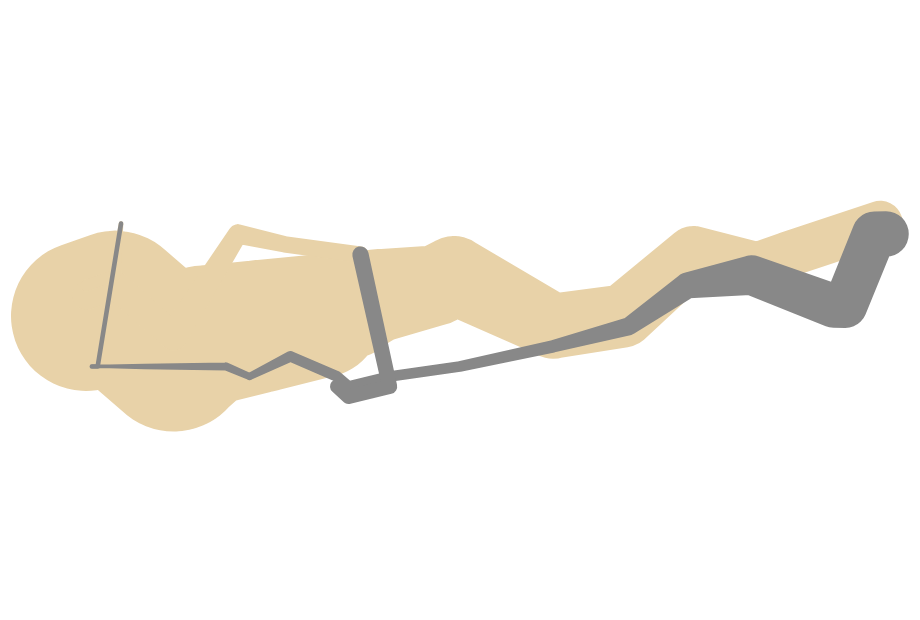

Notebook cell for this chart:
### Code cell
# use inbuilt support for geo-data
troops_chart = alt.Chart(troops).mark_trail().encode(
    longitude='long:Q',
    latitude='lat:Q',
    size=alt.Size('survivors', scale=alt.Scale(range=[1, 75]), legend=None),
    detail='group',
    color=alt.Color(
        'direction', 
        scale=alt.Scale(domain=['A', 'R'], range=['#E8D2A8','#888888']),
        legend=None
        )
    ).project(type="mercator")
troops_chart

### Figure 1 — Vega-Lite specification as saved in the notebook (floating-point values rounded to 4 significant figures)
{"config": {"view": {"continuousWidth": 400, "continuousHeight": 300}}, "data": {"name": "data-56af38f370621560624276220716fba8"}, "mark": "trail", "encoding": {"color": {"field": "direction", "legend": null, "scale": {"domain": ["A", "R"], "range": ["#E8D2A8", "#888888"]}, "type": "nominal"}, "detail": {"field": "group", "type": "quantitative"}, "latitude": {"field": "lat", "type": "quantitative"}, "longitude": {"field": "long", "type": "quantitative"}, "size": {"field": "survivors", "legend": null, "scale": {"range": [1, 75]}, "type": "quantitative"}}, "projection": {"type": "mercator"}, "$schema": "https://vega.github.io/schema/vega-lite/v4.17.0.json", "datasets": {"data-56af38f370621560624276220716fba8": [{"long": 24.0, "lat": 54.9, "survivors": 340000, "direction": "A", "group": 1}, {"long": 24.5, "lat": 55.0, "survivors": 340000, "direction": "A", "group": 1}, {"long": 25.5, "lat": 54.5, "survivors": 340000, "direction": "A", "group": 1}, {"long": 26.0, "lat": 54.7, "survivors": 320000, "direction": "A", "group": 1}, {"long": 27.0, "lat": 54.8, "survivors": 300000, "direction": "A", "group": 1}, {"long": 28.0, "lat": 54.9, "survivors": 280000, "direction": "A", "group": 1}, {"long": 28.5, "lat": 55.0, "survivors": 240000, "direction": "A", "group": 1}, {"long": 29.0, "lat": 55.1, "survivors": 210000, "direction": "A", "group": 1}, {"long": 30.0, "lat": 55.2, "survivors": 180000, "direction": "A", "group": 1}, {"long": 30.3, "lat": 55.3, "survivors": 175000, "direction": "A", "group": 1}, {"long": 32.0, "lat": 54.8, "survivors": 145000, "direction": "A", "group": 1}, {"long": 33.2, "lat": 54.9, "survivors": 140000, "direction": "A", "group": 1}, {"long": 34.4, "lat": 55.5, "survivors": 127100, "direction": "A", "group": 1}, {"long": 35.5, "lat": 55.4, "survivors": 100000, "direction": "A", "group": 1}, {"long": 36.0, "lat": 55.5, "survivors": 100000, "direction": "A", "group": 1}, {"long": 37.6, "lat": 55.8, "survivors": 100000, "direction": "A", "group": 1}, {"long": 37.7, "lat": 55.7, "survivors": 100000, "direction": "R", "group": 1}, {"long": 37.5, "lat": 55.7, "survivors": 98000, "direction": "R", "group": 1}, {"long": 37.0, "lat": 55.0, "survivors": 97000, "direction": "R", "group": 1}, {"long": 36.8, "lat": 55.0, "survivors": 96000, "direction": "R", "group": 1}, {"long": 35.4, "lat": 55.3, "survivors": 87000, "direction": "R", "group": 1}, {"long": 34.3, "lat": 55.2, "survivors": 55000, "direction": "R", "group": 1}, {"long": 33.3, "lat": 54.8, "survivors": 37000, "direction": "R", "group": 1}, {"long": 32.0, "lat": 54.6, "survivors": 24000, "direction": "R", "group": 1}, {"long": 30.4, "lat": 54.4, "survivors": 20000, "direction": "R", "group": 1}, {"long": 29.2, "lat": 54.3, "survivors": 20000, "direction": "R", "group": 1}, {"long": 28.5, "lat": 54.2, "survivors": 20000, "direction": "R", "group": 1}, {"long": 28.3, "lat": 54.3, "survivors": 20000, "direction": "R", "group": 1}, {"long": 27.5, "lat": 54.5, "survivors": 20000, "direction": "R", "group": 1}, {"long": 26.8, "lat": 54.3, "survivors": 12000, "direction": "R", "group": 1}, {"long": 26.4, "lat": 54.4, "survivors": 14000, "direction": "R", "group": 1}, {"long": 25.0, "lat": 54.4, "survivors": 8000, "direction": "R", "group": 1}, {"long": 24.4, "lat": 54.4, "survivors": 4000, "direction": "R", "group": 1}, {"long": 24.2, "lat": 54.4, "survivors": 4000, "direction": "R", "group": 1}, {"long": 24.1, "lat": 54.4, "survivors": 4000, "direction": "R", "group": 1}, {"long": 24.0, "lat": 55.1, "survivors": 60000, "direction": "A", "group": 2}, {"long": 24.5, "lat": 55.2, "survivors": 60000, "direction": "A", "group": 2}, {"long": 25.5, "lat": 54.7, "survivors": 60000, "direction": "A", "group": 2}, {"long": 26.6, "lat": 55.7, "survivors": 40000, "direction": "A", "group": 2}, {"long": 27.4, "lat": 55.6, "survivors": 33000, "direction": "A", "group": 2}, {"long": 28.7, "lat": 55.5, "survivors": 33000, "direction": "A", "group": 2}, {"long": 28.7, "lat": 55.5, "survivors": 33000, "direction": "R", "group": 2}, {"long": 29.2, "lat": 54.2, "survivors": 30000, "direction": "R", "group": 2}, {"long": 28.5, "lat": 54.1, "survivors": 30000, "direction": "R", "group": 2}, {"long": 28.3, "lat": 54.2, "survivors": 28000, "direction": "R", "group": 2}, {"long": 24.0, "lat": 55.2, "survivors": 22000, "direction": "A", "group": 3}, {"long": 24.5, "lat": 55.3, "survivors": 22000, "direction": "A", "group": 3}, {"long": 24.6, "lat": 55.8, "survivors": 6000, "direction": "A", "group": 3}, {"long": 24.6, "lat": 55.8, "survivors": 6000, "direction": "R", "group": 3}, {"long": 24.2, "lat": 54.4, "survivors": 6000, "direction": "R", "group": 3}, {"long": 24.1, "lat": 54.4, "survivors": 6000, "direction": "R", "group": 3}]}}
